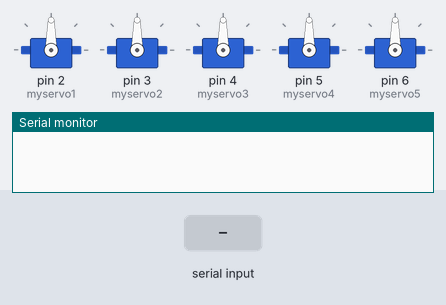
Recording of a sketch running on a simulated Arduino Uno, built with avr-gcc and run on an emulated ATmega328P. On the bench: 5 × servo, the last lines printed to the serial monitor. The test bench sets the inputs (shaded band).

Above: at 1.2 s.
1.3 s: "w" received over Serial
At 4.1 s:
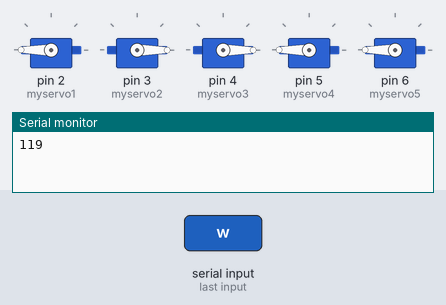
4.3 s: byte 32 (' ') received over Serial
At 6.8 s:
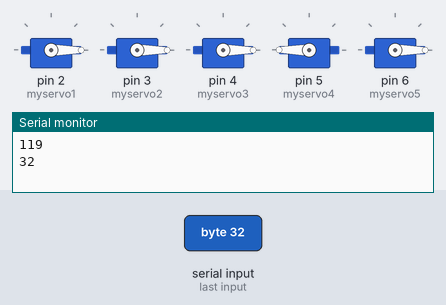
7.3 s: "q" received over Serial
At 10.1 s:
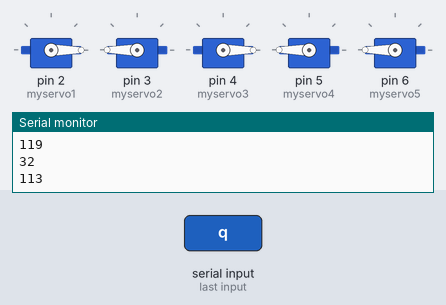
10.3 s: "e" received over Serial
At 12.6 s:
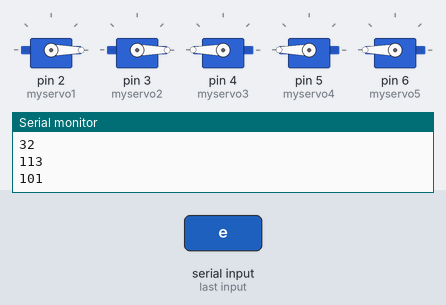
13.3 s: "r" received over Serial
At 16.0 s:
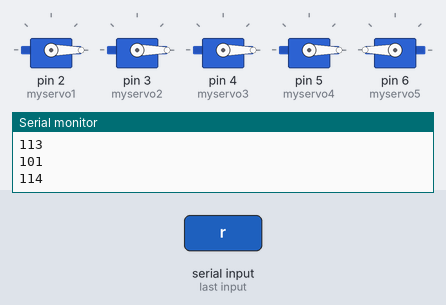
Timing chart, 0 to 17.3 s (numbered marks = the images above; inputs shaded):
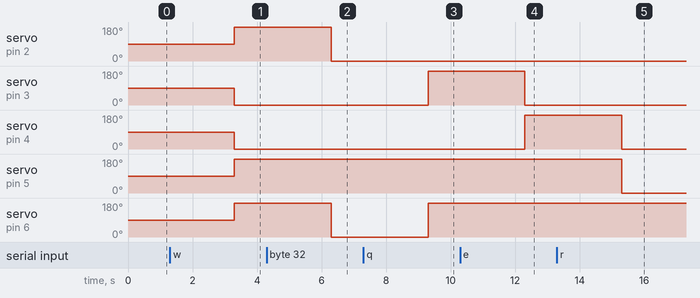

Measured:
- after the input at 1.3 s, servo on pin 2 (myservo1), servo on pin 5 (myservo4), servo on pin 6 (myservo5): 90° → 180° after 2.0 s; servo on pin 3 (myservo2), servo on pin 4 (myservo3): 90° → 0° after 2.0 s
- after the input at 4.3 s, servo on pin 2 (myservo1), servo on pin 6 (myservo5): 180° → 0° after 2.0 s
- after the input at 7.3 s, servo on pin 3 (myservo2), servo on pin 6 (myservo5): 0° → 180° after 2.0 s
- after the input at 10.3 s, servo on pin 3 (myservo2): 180° → 0° after 2.0 s; servo on pin 4 (myservo3): 0° → 180° after 2.0 s
- after the input at 13.3 s, servo on pin 4 (myservo3), servo on pin 5 (myservo4): 180° → 0° after 2.0 s

The sketch:

failsafe.ino
```cpp
#include <Servo.h>

Servo myservo1;
Servo myservo2;
Servo myservo3;
Servo myservo4;
Servo myservo5;

int input;
void setup()
{
  myservo1.attach(2);
  myservo2.attach(3);
  myservo3.attach(4);
  myservo4.attach(5);
  myservo5.attach(6);

  Serial.begin(9600);
}

void loop() {
  if (Serial.available() > 0) {
    input = Serial.read();
    Serial.println(input);
    delay (2000);
  }
  if(input=='w'){
  myservo1.write(180);
  myservo2.write(0);
  myservo3.write(0);
  myservo4.write(180);
  myservo5.write(180);
  }
    if(input=='q'){
  myservo1.write(0);
  myservo2.write(180);
  myservo3.write(0);
  myservo4.write(180);
  myservo5.write(180);
  }
    if(input=='e'){
  myservo1.write(0);
  myservo2.write(0);
  myservo3.write(180);
  myservo4.write(180);
  myservo5.write(180);
  }
    if(input=='r'){
  myservo1.write(0);
  myservo2.write(0);
  myservo3.write(0);
  myservo4.write(0);
  myservo5.write(180);
  }
      if(input==' '){
  myservo1.write(0);
  myservo2.write(0);
  myservo3.write(0);
  myservo4.write(180);
  myservo5.write(0);
  }
}
```
